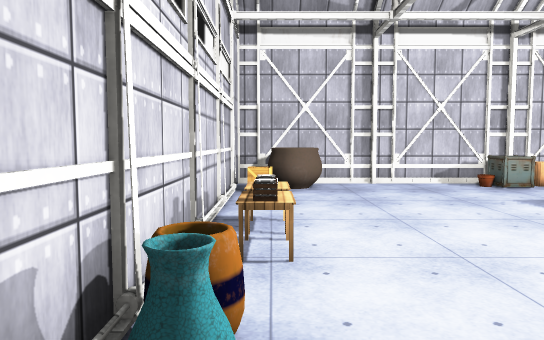
[1] (above)

13 first-person views from a walk through a Unity game level. The camera is 1.5 m above the floor, tilts 4° down and sees 70° across. The floor is counted in squares, 1 m on a side. Each view is taken from the middle of a square. On the plan, view 1 faces up. The plan holds only what a view shows up to about 17 squares ahead; the rest is blank. The player character is not drawn. Some surface patterns are stand-ins.

[2]
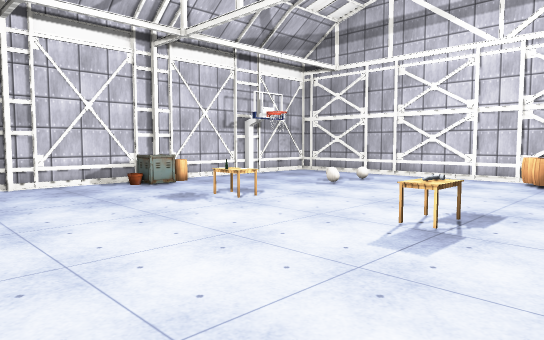

[3]
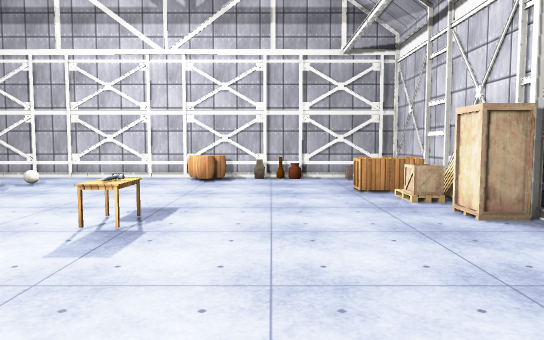

[4]
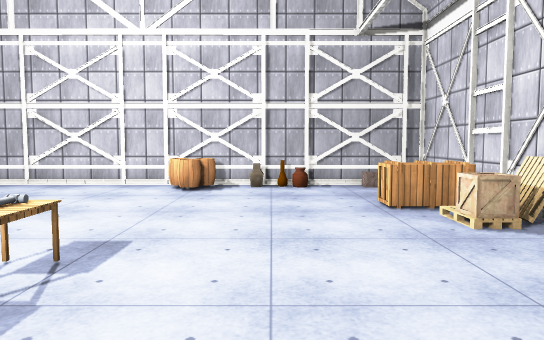

[5]
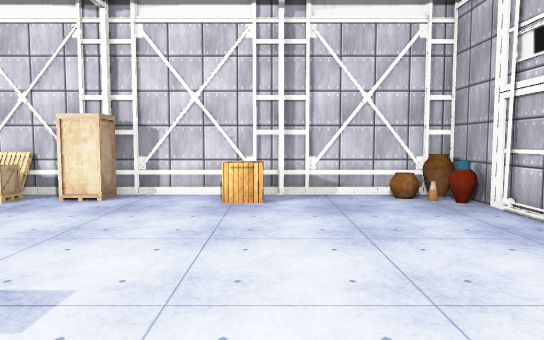

[6]
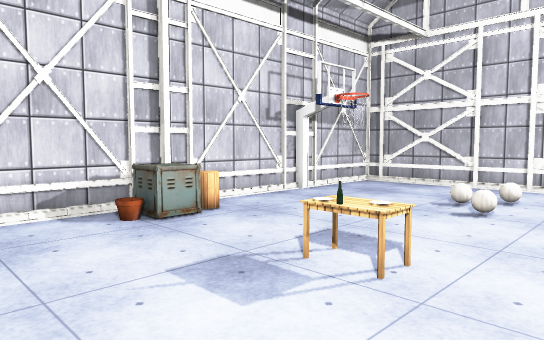

[7]
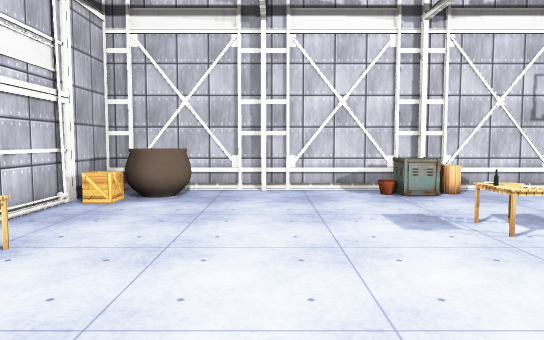

[8]
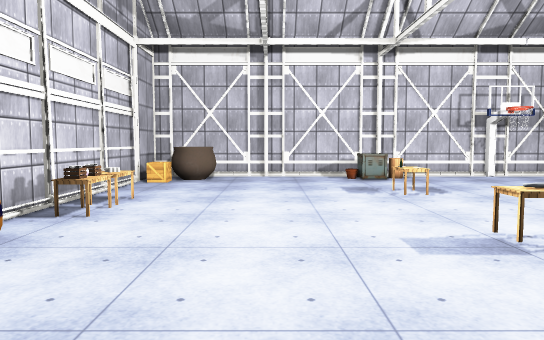

[9]
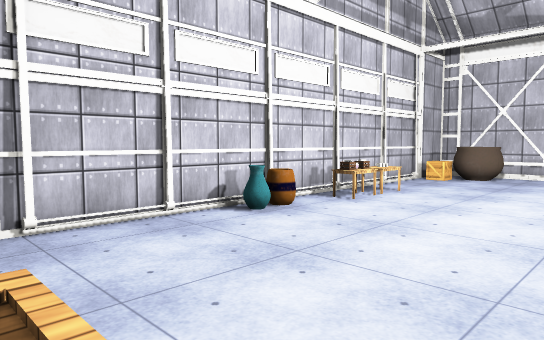

[10]
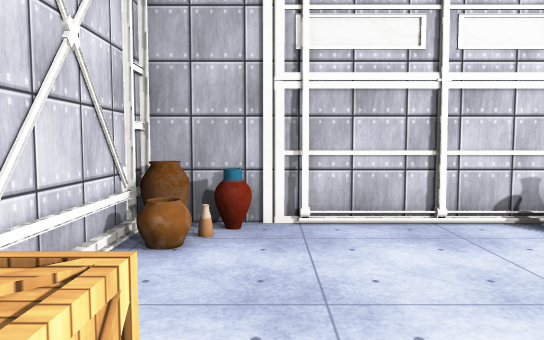

[11]
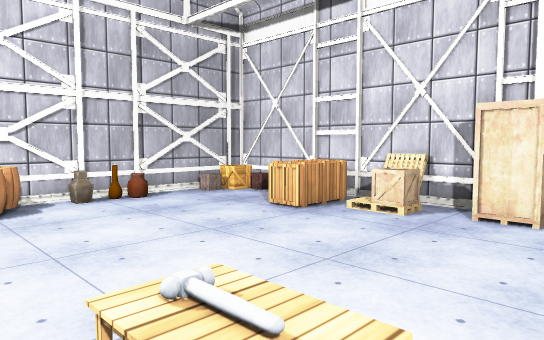

[12]
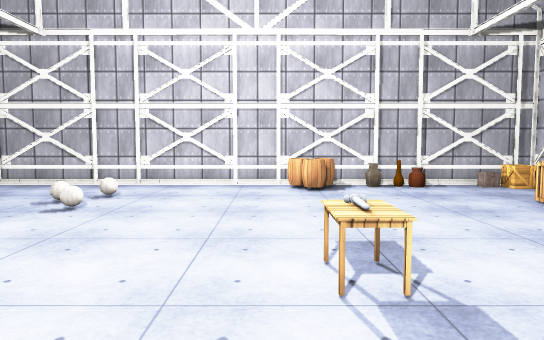

[13]
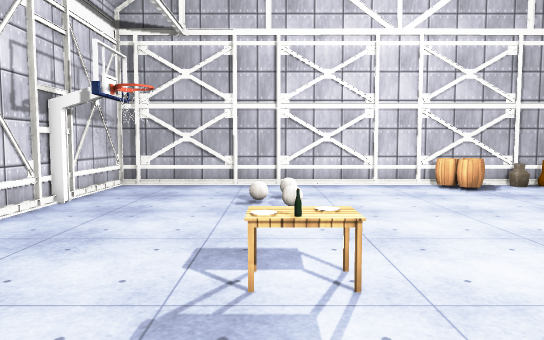

### Floor plan
Points are (right, up) in squares from view 1. A wall is a line through its corners. A room is listed if a view was taken in it or the views show most of it. See-through windows are left out.
Room 1 (views 1, 2, 3, 4, 5, 6, 7, 8, 9, 10, 11, 12, 13)
walls: (-1.3, 2.5) (-1.3, -3.5); (8.5, -5) (8.5, -4.1) (9.6, -4.1); (9.9, -5.4) (17.9, -5.4) (17.9, 14.5) (-1.3, 14.5) (-1.3, 3.4); (-1.1, -0.6) (-1.1, -2.5); (-1.2, -5.4) (8.9, -5.4)
objects: other object (-1, -5); other object (-1, -4); other object (-1, 3) to (0, 3); other object (0, -5) to (0, -4); other object (0, 2); other object (0, 5); other object (0, 6) to (0, 7); other object (0, 12); other object (0, 12) to (2, 14); other object (4, -4) to (5, -4); other object (8, 3) to (9, 3); other object (8, 8) to (8, 9); other object (8, 13); other object (8, 14) to (9, 14); other object (9, 13); other object (11, -5) to (12, -5); other object (11, -4); other object (13, -5) to (14, -3); other object (14, 14); other object (16, 3); other object (17, -4); other object (17, -1); other object (17, 0); other object (17, 1); other object (17, 2); other object (17, 3)

Where each view was taken, in squares from view 1:
view 1: 0 up, 0 right, facing up
view 2: 0 up, 1 right, facing up-right
view 3: 0 up, 1 right, facing right
view 4: 0 up, 4 right, facing right
view 5: 6 up, 4 right, facing down
view 6: 6 up, 4 right, facing up-right
view 7: 2 up, 4 right, facing up
view 8: 3 down, 4 right, facing up
view 9: 4 down, 6 right, facing up-left
view 10: 3 down, 6 right, facing left
view 11: 4 up, 7 right, facing down-right
view 12: 4 up, 4 right, facing right
view 13: 9 up, 4 right, facing right
